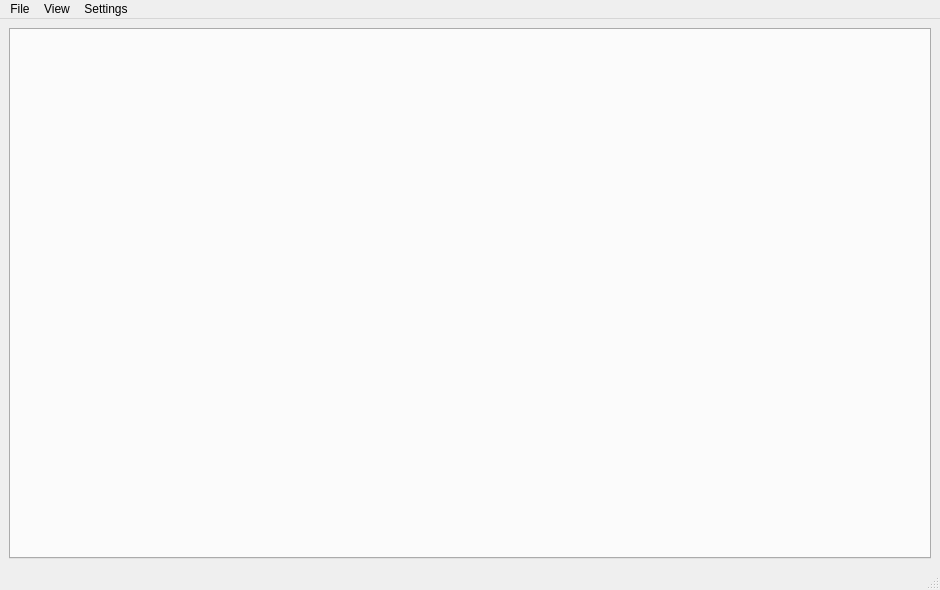
<?xml version="1.0" encoding="UTF-8"?>
<ui version="4.0">
 <class>MainWindow</class>
 <widget class="QMainWindow" name="MainWindow">
  <property name="geometry">
   <rect>
    <x>0</x>
    <y>0</y>
    <width>940</width>
    <height>590</height>
   </rect>
  </property>
  <property name="windowTitle">
   <string>Speechy Keen</string>
  </property>
  <property name="windowIcon">
   <iconset>
    <normaloff>:/Images/SpeechyKeenLogo.png</normaloff>:/Images/SpeechyKeenLogo.png</iconset>
  </property>
  <property name="iconSize">
   <size>
    <width>40</width>
    <height>40</height>
   </size>
  </property>
  <widget class="QWidget" name="centralwidget">
   <layout class="QHBoxLayout" name="horizontalLayout">
    <item>
     <widget class="QTabWidget" name="tabWidget">
      <property name="currentIndex">
       <number>-1</number>
      </property>
     </widget>
    </item>
   </layout>
  </widget>
  <widget class="QMenuBar" name="menubar">
   <property name="geometry">
    <rect>
     <x>0</x>
     <y>0</y>
     <width>940</width>
     <height>31</height>
    </rect>
   </property>
   <widget class="QMenu" name="menuFile">
    <property name="title">
     <string>File</string>
    </property>
    <addaction name="actionOpen"/>
    <addaction name="actionExit"/>
   </widget>
   <widget class="QMenu" name="menuView">
    <property name="title">
     <string>View</string>
    </property>
    <addaction name="actionDashboard"/>
    <addaction name="actionSpeech_Notes"/>
    <addaction name="actionPresentation"/>
   </widget>
   <widget class="QMenu" name="menuSettings">
    <property name="title">
     <string>Settings</string>
    </property>
    <addaction name="actionAll_Settings"/>
    <addaction name="separator"/>
    <addaction name="actionAlarm_Flags"/>
    <addaction name="actionDashboard_Widgets"/>
    <addaction name="actionPresentation_Widgets"/>
    <addaction name="actionTheme"/>
    <addaction name="actionPreference_Profiles"/>
   </widget>
   <addaction name="menuFile"/>
   <addaction name="menuView"/>
   <addaction name="menuSettings"/>
  </widget>
  <widget class="QStatusBar" name="statusbar"/>
  <action name="actionDashboard">
   <property name="text">
    <string>Dashboard</string>
   </property>
  </action>
  <action name="actionSpeech_Notes">
   <property name="text">
    <string>Speech Notes</string>
   </property>
  </action>
  <action name="actionOpen">
   <property name="text">
    <string>Open Speech</string>
   </property>
  </action>
  <action name="actionAlarm_Flags">
   <property name="text">
    <string>Alert Flags</string>
   </property>
  </action>
  <action name="actionDashboard_Widgets">
   <property name="text">
    <string>Dashboard Widgets</string>
   </property>
  </action>
  <action name="actionTheme">
   <property name="text">
    <string>Theme</string>
   </property>
  </action>
  <action name="actionPreference_Profiles">
   <property name="text">
    <string>Preference Profiles</string>
   </property>
  </action>
  <action name="actionPresentation_Widgets">
   <property name="text">
    <string>Presentation Widgets</string>
   </property>
  </action>
  <action name="actionAll_Settings">
   <property name="text">
    <string>All Settings</string>
   </property>
  </action>
  <action name="actionPresentation">
   <property name="text">
    <string>Presentation</string>
   </property>
  </action>
  <action name="actionExit">
   <property name="text">
    <string>Exit</string>
   </property>
  </action>
 </widget>
 <resources>
  <include location="resources.qrc"/>
  <include location="resources.qrc"/>
 </resources>
 <connections/>
</ui>
